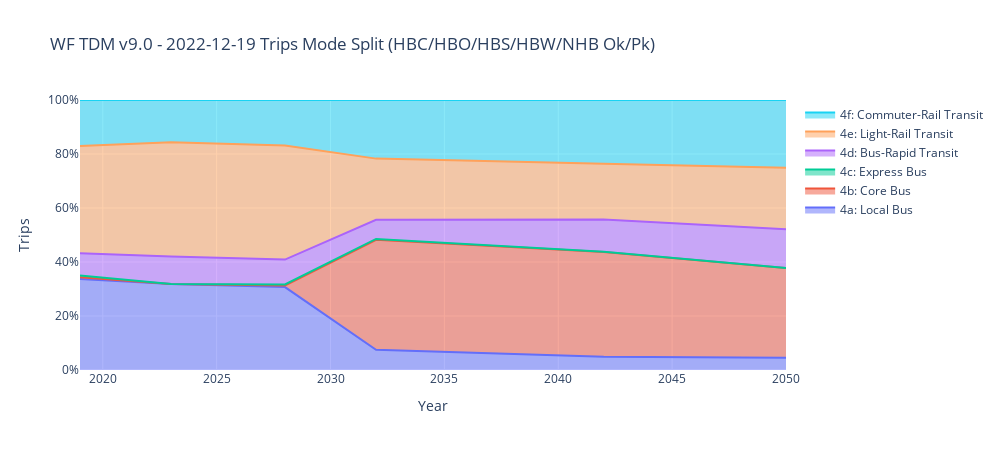
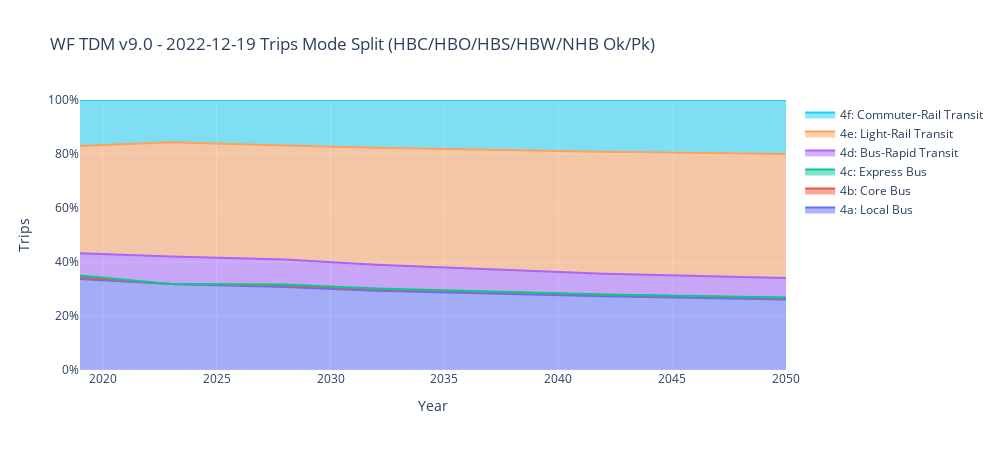
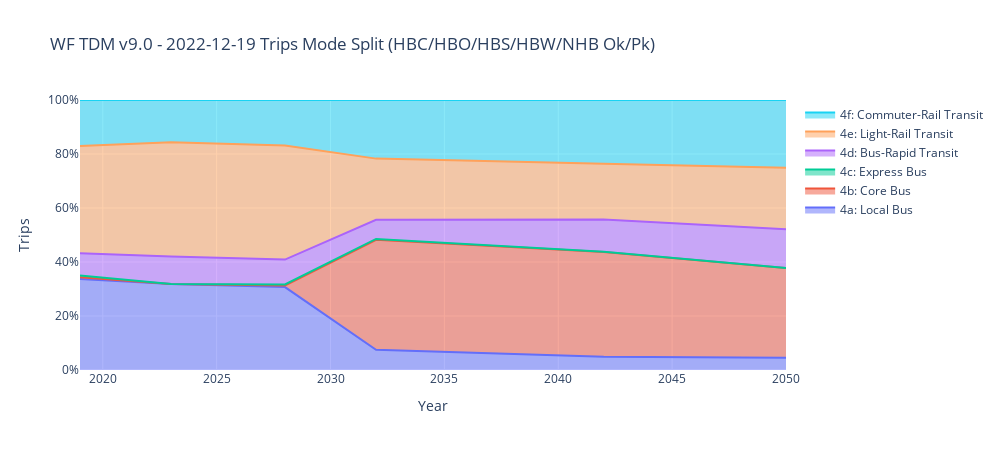
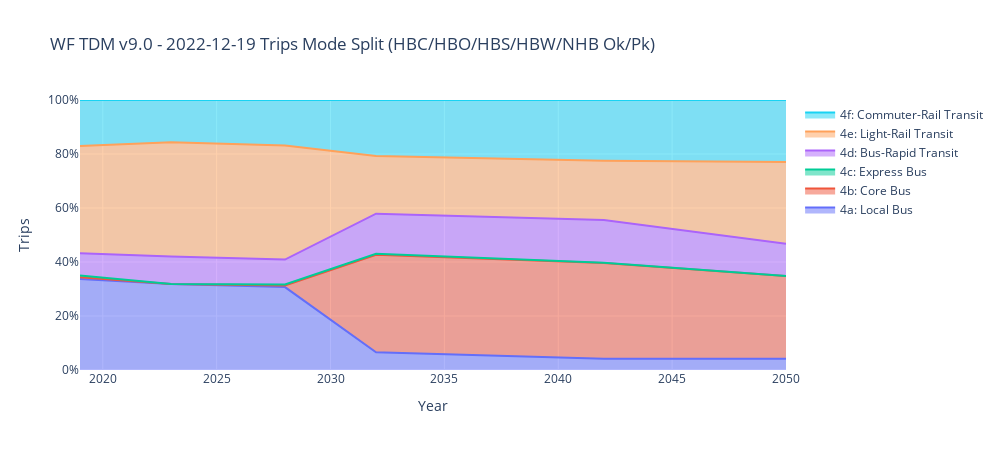

Notebook code for these charts, in order:
### Code cell
# MAKE INTERACTIVE CHART
py.offline.init_notebook_mode(connected=True)

from ipywidgets import Layout

lstTdmVersionsWithDate = sorted(dfTransitSummaryPlotData['tdmVersionWithDate'].unique().tolist())
lstScenarioGroups      = sorted(dfTransitSummaryPlotData['scenarioGroup'     ].unique().tolist())
lstModes               = sorted(dfTransitSummaryPlotData['modeGroup'         ].unique().tolist())
lstTripPurp            = sorted(dfTransitSummaryPlotData['TRIPPURP'          ].unique().tolist())
lstPeriod              = sorted(dfTransitSummaryPlotData['PERIOD'            ].unique().tolist())

# remove include in all list
lstScenarioGroups = [i for i in lstScenarioGroups if i not in lstIncludeInAll] 

selectTdmVersionWithDate = widgets.Select        (options=lstTdmVersionWithDate, value=(lstTdmVersionsWithDate[2]          ), description='TDM Version'   , layout=Layout(display="flex", flex_flow='row'))
selectScenarioGroup      = widgets.Select        (options=lstScenarioGroups    , value=('RTP'                              ), description='Scenario Group', layout=Layout(display="flex", flex_flow='row'))
selectModes              = widgets.SelectMultiple(options=lstModes             , value=(lstModes[7:13]                     ), description='Mode Group'    , layout=Layout(display="flex", flex_flow='row'))
selectTripPurps          = widgets.SelectMultiple(options=lstTripPurp          , value=(lstTripPurp                        ), description='Purpose'       , layout=Layout(display="flex", flex_flow='row'))
selectPeriods            = widgets.SelectMultiple(options=lstPeriod            , value=(lstPeriod                          ), description='Periods'       , layout=Layout(display="flex", flex_flow='row'))

widgets.interactive(update_plot_stackedarea, tdmVersionWithDate=selectTdmVersionWithDate, scenarioGroup=selectScenarioGroup, modeGroups=selectModes, trippurps=selectTripPurps , periods=selectPeriods)

#ADD RAW OBSERVED CURVES

### Figure 1 — Plotly figure (JSON) as saved in the notebook; plotly's stock layout.template omitted (floating-point values rounded to 4 significant figures)
{"data": [{"groupnorm": "percent", "mode": "lines", "name": "4a: Local Bus", "stackgroup": "one", "type": "scatter", "x": [2019, 2023, 2028, 2032, 2042, 2050], "y": [41252, 40608, 50445, 16098, 13713, 15364]}, {"groupnorm": "percent", "mode": "lines", "name": "4b: Core Bus", "stackgroup": "one", "type": "scatter", "x": [2019, 2023, 2028, 2032, 2042, 2050], "y": [856, 0, 972, 87327, 107851, 112781]}, {"groupnorm": "percent", "mode": "lines", "name": "4c: Express Bus", "stackgroup": "one", "type": "scatter", "x": [2019, 2023, 2028, 2032, 2042, 2050], "y": [806, 0, 635, 704, 435, 174]}, {"groupnorm": "percent", "mode": "lines", "name": "4d: Bus-Rapid Transit", "stackgroup": "one", "type": "scatter", "x": [2019, 2023, 2028, 2032, 2042, 2050], "y": [10014, 12987, 15170, 15258, 33180, 48547]}, {"groupnorm": "percent", "mode": "lines", "name": "4e: Light-Rail Transit", "stackgroup": "one", "type": "scatter", "x": [2019, 2023, 2028, 2032, 2042, 2050], "y": [48746, 53956, 69336, 48615, 57344, 77269]}, {"groupnorm": "percent", "mode": "lines", "name": "4f: Commuter-Rail Transit", "stackgroup": "one", "type": "scatter", "x": [2019, 2023, 2028, 2032, 2042, 2050], "y": [20829, 19989, 27763, 46589, 65795, 85122]}], "layout": {"height": 450, "title": {"text": "WF TDM v9.0 - 2022-12-19 Trips Mode Split (HBC/HBO/HBS/HBW/NHB Ok/Pk)"}, "width": 1000, "xaxis": {"title": {"text": "Year"}}, "yaxis": {"range": [0, 100], "ticksuffix": "%", "title": {"text": "Trips"}}}}

### Figure 2 — Plotly figure (JSON) as saved in the notebook; plotly's stock layout.template omitted (floating-point values rounded to 4 significant figures)
{"data": [{"groupnorm": "percent", "mode": "lines", "name": "4a: Local Bus", "stackgroup": "one", "type": "scatter", "x": [2019, 2023, 2028, 2032, 2042, 2050], "y": [41252, 40608, 50445, 52966, 59195, 62794]}, {"groupnorm": "percent", "mode": "lines", "name": "4b: Core Bus", "stackgroup": "one", "type": "scatter", "x": [2019, 2023, 2028, 2032, 2042, 2050], "y": [856, 0, 972, 1039, 1195, 1343]}, {"groupnorm": "percent", "mode": "lines", "name": "4c: Express Bus", "stackgroup": "one", "type": "scatter", "x": [2019, 2023, 2028, 2032, 2042, 2050], "y": [806, 0, 635, 527, 272, 246]}, {"groupnorm": "percent", "mode": "lines", "name": "4d: Bus-Rapid Transit", "stackgroup": "one", "type": "scatter", "x": [2019, 2023, 2028, 2032, 2042, 2050], "y": [10014, 12987, 15170, 15845, 16658, 17352]}, {"groupnorm": "percent", "mode": "lines", "name": "4e: Light-Rail Transit", "stackgroup": "one", "type": "scatter", "x": [2019, 2023, 2028, 2032, 2042, 2050], "y": [48746, 53956, 69336, 78203, 97763, 110412]}, {"groupnorm": "percent", "mode": "lines", "name": "4f: Commuter-Rail Transit", "stackgroup": "one", "type": "scatter", "x": [2019, 2023, 2028, 2032, 2042, 2050], "y": [20829, 19989, 27763, 31967, 41597, 48029]}], "layout": {"height": 450, "title": {"text": "WF TDM v9.0 - 2022-12-19 Trips Mode Split (HBC/HBO/HBS/HBW/NHB Ok/Pk)"}, "width": 1000, "xaxis": {"title": {"text": "Year"}}, "yaxis": {"range": [0, 100], "ticksuffix": "%", "title": {"text": "Trips"}}}}

### Figure 3 — Plotly figure (JSON) as saved in the notebook; plotly's stock layout.template omitted (floating-point values rounded to 4 significant figures)
{"data": [{"groupnorm": "percent", "mode": "lines", "name": "4a: Local Bus", "stackgroup": "one", "type": "scatter", "x": [2019, 2023, 2028, 2032, 2042, 2050], "y": [41252, 40608, 50445, 16098, 13713, 15364]}, {"groupnorm": "percent", "mode": "lines", "name": "4b: Core Bus", "stackgroup": "one", "type": "scatter", "x": [2019, 2023, 2028, 2032, 2042, 2050], "y": [856, 0, 972, 87327, 107851, 112781]}, {"groupnorm": "percent", "mode": "lines", "name": "4c: Express Bus", "stackgroup": "one", "type": "scatter", "x": [2019, 2023, 2028, 2032, 2042, 2050], "y": [806, 0, 635, 704, 435, 174]}, {"groupnorm": "percent", "mode": "lines", "name": "4d: Bus-Rapid Transit", "stackgroup": "one", "type": "scatter", "x": [2019, 2023, 2028, 2032, 2042, 2050], "y": [10014, 12987, 15170, 15258, 33180, 48547]}, {"groupnorm": "percent", "mode": "lines", "name": "4e: Light-Rail Transit", "stackgroup": "one", "type": "scatter", "x": [2019, 2023, 2028, 2032, 2042, 2050], "y": [48746, 53956, 69336, 48615, 57344, 77269]}, {"groupnorm": "percent", "mode": "lines", "name": "4f: Commuter-Rail Transit", "stackgroup": "one", "type": "scatter", "x": [2019, 2023, 2028, 2032, 2042, 2050], "y": [20829, 19989, 27763, 46589, 65795, 85122]}], "layout": {"height": 450, "title": {"text": "WF TDM v9.0 - 2022-12-19 Trips Mode Split (HBC/HBO/HBS/HBW/NHB Ok/Pk)"}, "width": 1000, "xaxis": {"title": {"text": "Year"}}, "yaxis": {"range": [0, 100], "ticksuffix": "%", "title": {"text": "Trips"}}}}

### Figure 4 — Plotly figure (JSON) as saved in the notebook; plotly's stock layout.template omitted (floating-point values rounded to 4 significant figures)
{"data": [{"groupnorm": "percent", "mode": "lines", "name": "4a: Local Bus", "stackgroup": "one", "type": "scatter", "x": [2019, 2023, 2028, 2032, 2042, 2050], "y": [41252, 40608, 50445, 15050, 12178, 14546]}, {"groupnorm": "percent", "mode": "lines", "name": "4b: Core Bus", "stackgroup": "one", "type": "scatter", "x": [2019, 2023, 2028, 2032, 2042, 2050], "y": [856, 0, 972, 83144, 103560, 108354]}, {"groupnorm": "percent", "mode": "lines", "name": "4c: Express Bus", "stackgroup": "one", "type": "scatter", "x": [2019, 2023, 2028, 2032, 2042, 2050], "y": [806, 0, 635, 808, 459, 144]}, {"groupnorm": "percent", "mode": "lines", "name": "4d: Bus-Rapid Transit", "stackgroup": "one", "type": "scatter", "x": [2019, 2023, 2028, 2032, 2042, 2050], "y": [10014, 12987, 15170, 34190, 46320, 42013]}, {"groupnorm": "percent", "mode": "lines", "name": "4e: Light-Rail Transit", "stackgroup": "one", "type": "scatter", "x": [2019, 2023, 2028, 2032, 2042, 2050], "y": [48746, 53956, 69336, 49188, 64146, 106763]}, {"groupnorm": "percent", "mode": "lines", "name": "4f: Commuter-Rail Transit", "stackgroup": "one", "type": "scatter", "x": [2019, 2023, 2028, 2032, 2042, 2050], "y": [20829, 19989, 27763, 47747, 65661, 81196]}], "layout": {"height": 450, "title": {"text": "WF TDM v9.0 - 2022-12-19 Trips Mode Split (HBC/HBO/HBS/HBW/NHB Ok/Pk)"}, "width": 1000, "xaxis": {"title": {"text": "Year"}}, "yaxis": {"range": [0, 100], "ticksuffix": "%", "title": {"text": "Trips"}}}}
